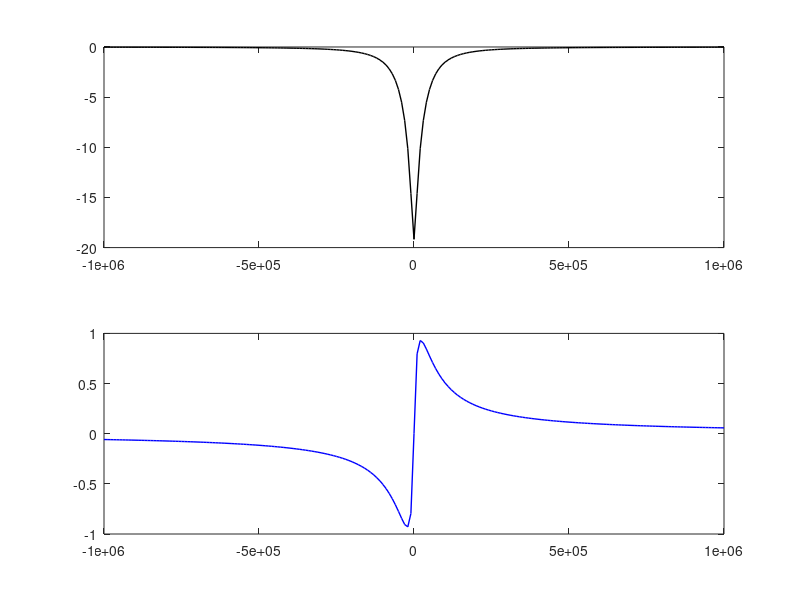
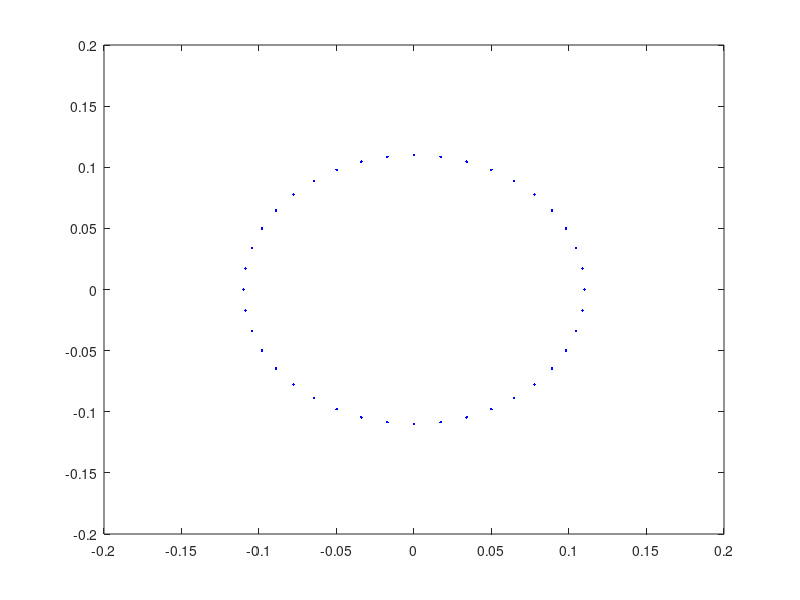

Source code (MATLAB) for these figures, in order:
%%
% Compute S21 response 
%

clear;clc;

Qi = 348000;
Qc = 43000;
% df = -5e3; % Hz
df = 0;
Qr = 1/(1/Qi+1/Qc);
fr = 5e9; % resonance frequency
fc = 1.3e9; % carrier frequency
fs = 4e9;
tn = 0:1/fs:10e-6;
xc = exp(1i*2*pi*fc*tn);

BW = 2e6;
fres = 10e3;
f = fr-BW/2:fres:fr+BW/2;
fk = f-fr;
%%
S_21 = 1-Qr/Qc*(1-1i*2*Qc*df/fr)./(1+1i*2*Qr*(f-fr)./fr);
%
S_21_dB = mag2db(abs(S_21));
S_21_pha = angle(S_21);
%%
figure(1),clf
subplot(211)
plot(fk,S_21_dB,'k-','linew',1)
subplot(212)
plot(fk,S_21_pha,'b-','linew',1)

%%
y = S_21(101).*xc;
figure(2),clf
plot(real(y),imag(y),'b.')